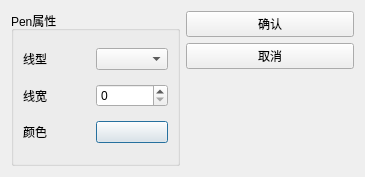
<?xml version="1.0" encoding="UTF-8"?>
<ui version="4.0">
 <class>pen_dialog</class>
 <widget class="QDialog" name="pen_dialog">
  <property name="geometry">
   <rect>
    <x>0</x>
    <y>0</y>
    <width>365</width>
    <height>177</height>
   </rect>
  </property>
  <property name="windowTitle">
   <string>pen_dialog</string>
  </property>
  <layout class="QGridLayout" name="gridLayout_2">
   <item row="0" column="0">
    <layout class="QHBoxLayout" name="horizontalLayout">
     <item>
      <widget class="QGroupBox" name="groupBox">
       <property name="title">
        <string>Pen属性</string>
       </property>
       <layout class="QGridLayout" name="gridLayout">
        <item row="0" column="0">
         <widget class="QLabel" name="label">
          <property name="text">
           <string>线型</string>
          </property>
         </widget>
        </item>
        <item row="0" column="1">
         <widget class="QComboBox" name="comboBoxLineType"/>
        </item>
        <item row="1" column="0">
         <widget class="QLabel" name="label_2">
          <property name="text">
           <string>线宽</string>
          </property>
         </widget>
        </item>
        <item row="1" column="1">
         <widget class="QSpinBox" name="spinBoxLineWidth"/>
        </item>
        <item row="2" column="0">
         <widget class="QLabel" name="label_3">
          <property name="text">
           <string>颜色</string>
          </property>
         </widget>
        </item>
        <item row="2" column="1">
         <widget class="QPushButton" name="pushButtonColor">
          <property name="text">
           <string/>
          </property>
         </widget>
        </item>
       </layout>
      </widget>
     </item>
     <item>
      <layout class="QVBoxLayout" name="verticalLayout">
       <item>
        <widget class="QPushButton" name="pushButtonOK">
         <property name="text">
          <string>确认</string>
         </property>
        </widget>
       </item>
       <item>
        <widget class="QPushButton" name="pushButtonCancel">
         <property name="text">
          <string>取消</string>
         </property>
        </widget>
       </item>
       <item>
        <spacer name="verticalSpacer">
         <property name="orientation">
          <enum>Qt::Vertical</enum>
         </property>
         <property name="sizeHint" stdset="0">
          <size>
           <width>20</width>
           <height>40</height>
          </size>
         </property>
        </spacer>
       </item>
      </layout>
     </item>
    </layout>
   </item>
  </layout>
 </widget>
 <resources/>
 <connections>
  <connection>
   <sender>pushButtonOK</sender>
   <signal>clicked()</signal>
   <receiver>pen_dialog</receiver>
   <slot>accept()</slot>
   <hints>
    <hint type="sourcelabel">
     <x>269</x>
     <y>26</y>
    </hint>
    <hint type="destinationlabel">
     <x>182</x>
     <y>88</y>
    </hint>
   </hints>
  </connection>
  <connection>
   <sender>pushButtonCancel</sender>
   <signal>clicked()</signal>
   <receiver>pen_dialog</receiver>
   <slot>reject()</slot>
   <hints>
    <hint type="sourcelabel">
     <x>269</x>
     <y>61</y>
    </hint>
    <hint type="destinationlabel">
     <x>182</x>
     <y>88</y>
    </hint>
   </hints>
  </connection>
 </connections>
</ui>
